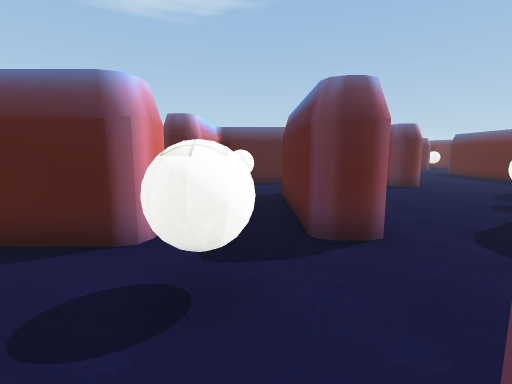
[1] (above)

12 first-person views from a walk through a Unity game level. The camera is 1.3 m above the floor, tilts 8° down and sees 85° across. The floor is counted in squares, 1 m on a side. Each view is taken from the middle of a square. On the plan, view 1 faces up. The plan holds only what a view shows up to about 13 squares ahead; the rest is blank. The place goes on beyond the plan. Some surface patterns are stand-ins.

[2]
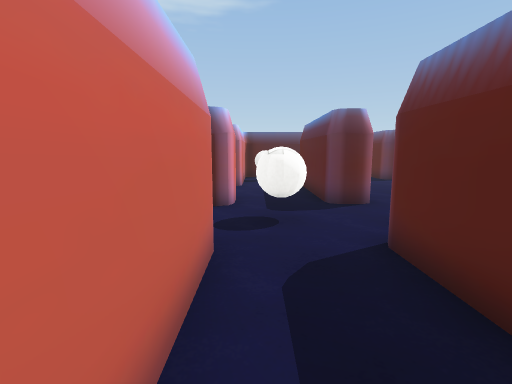

[3]
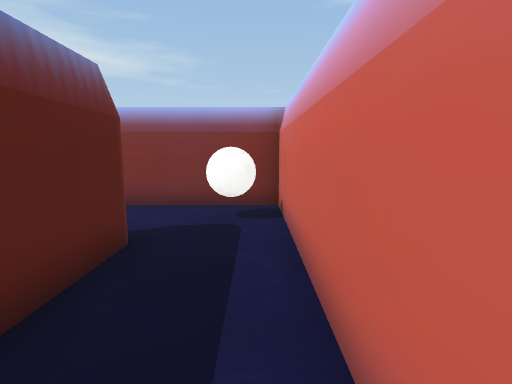

[4]
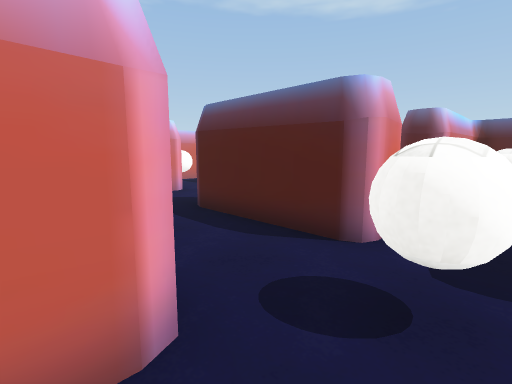

[5]
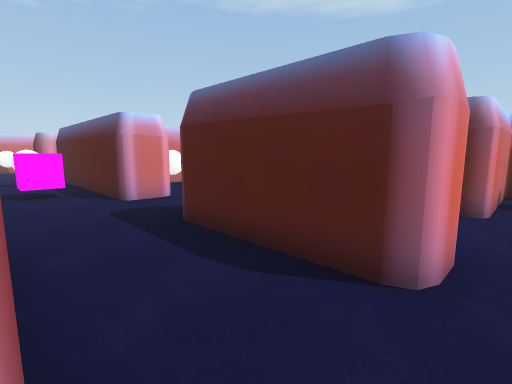

[6]
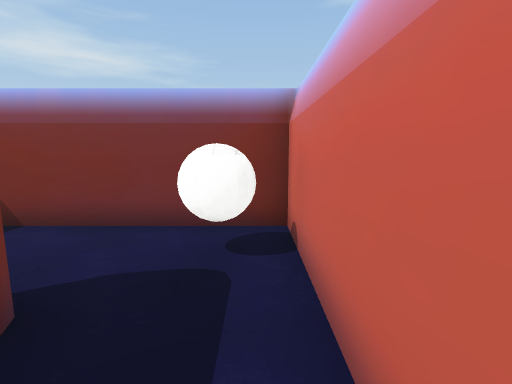

[7]
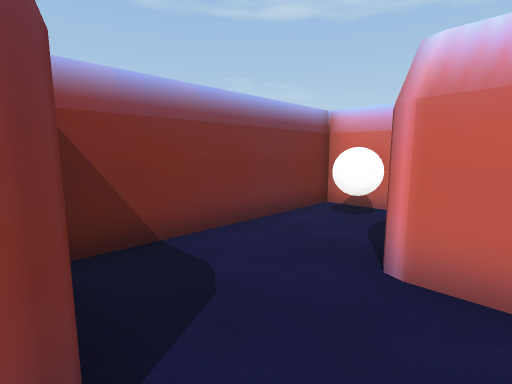

[8]
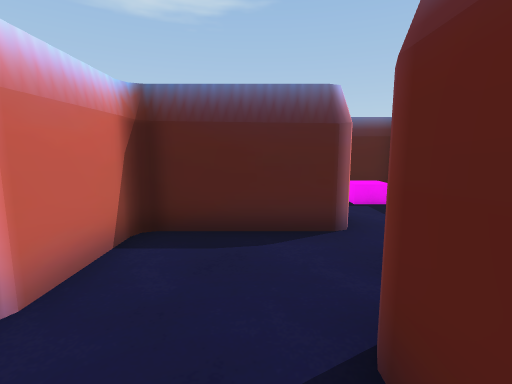

[9]
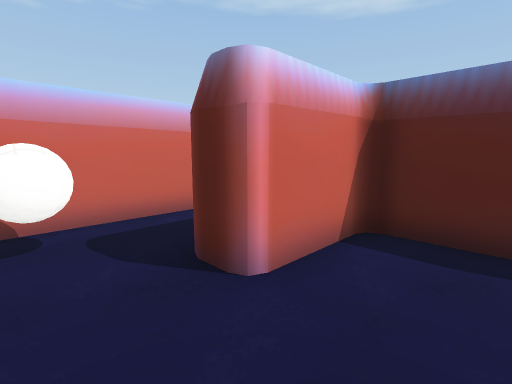

[10]
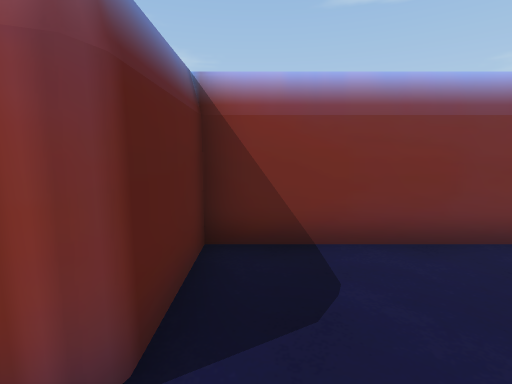

[11]
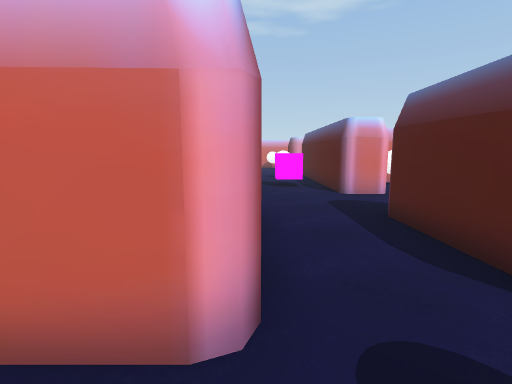

[12]
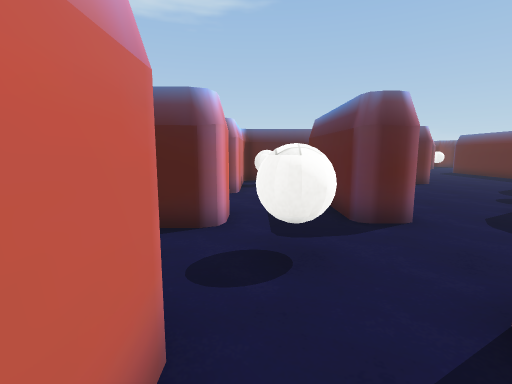

### Floor plan
Key: @ floor where view 1 was taken; # wall or solid block; . floor; ^ raised ledge; O other object.
Columns run from 17 left of view 1 to 5 right of it. Each row starts with its distance up from view 1.
 14                       O
 13                       O
 12                ####   O
 11                #O..   O
 10                #OO.   .
  9                #..O  ..
  8     #          #..O  ..
  7     #.O        ...O ...
  6       O        ...O ...
  5         #..    O..O ..
  4 #########..OOOOO..OO..
  3   O...^ ........OO...
  2   O...^.........OO..
  1                #..O
  0                #.@OOOOO
 -1                #..OO...
 -2                #..OO...
 -3                #..OO..#
 -4                #O.....#
 -5                .OO....#
 -6                .#######

Where each view was taken, in squares from view 1:
view 1: 0 up, 0 right, facing up
view 2: 3 down, 1 left, facing up
view 3: 1 up, 1 left, facing down
view 4: 0 up, 0 right, facing up-left
view 5: 1 up, 1 left, facing up-left
view 6: 1 down, 1 left, facing down
view 7: 2 down, 5 right, facing down-left
view 8: 5 down, 4 right, facing up
view 9: 5 down, 4 right, facing up-left
view 10: 2 down, 4 right, facing down
view 11: 1 up, 0 right, facing left
view 12: 1 down, 1 left, facing up
